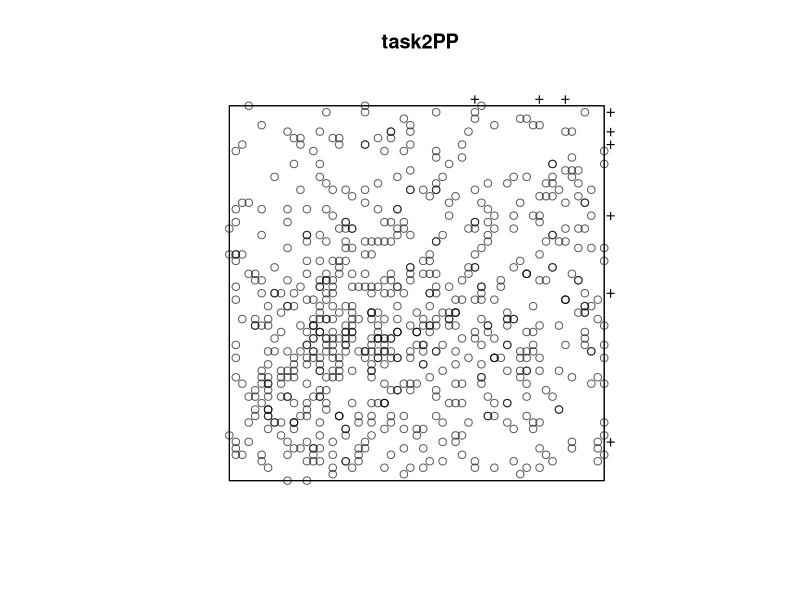
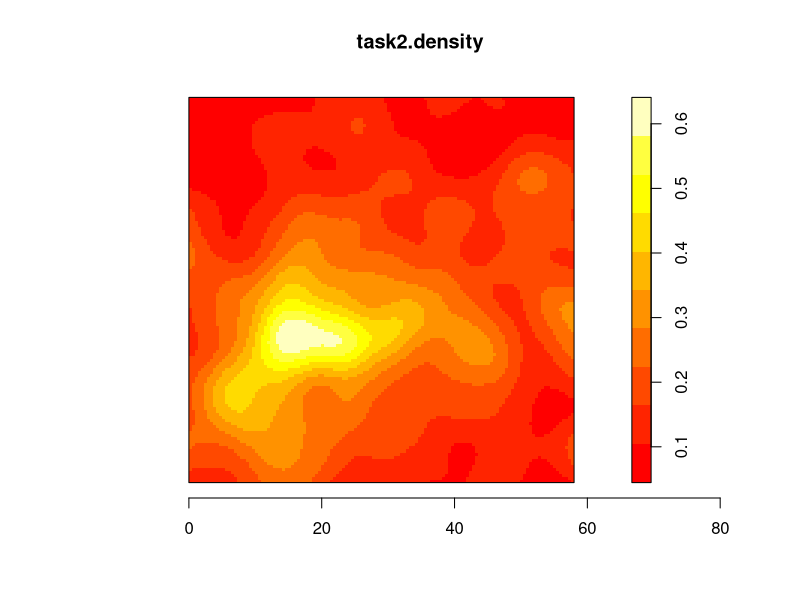

The R source for these figures, in order:
#Rename CSV so it can be accessed easily 
data<-read.csv("all_task_locs.csv")

#Select a task to start with 
task2<-subset(data, data$task==2)

#Create point pattern object for the data
library(spatstat)
task2PP<-ppp(task2$x, task2$y, c(0,58), c(0,58))
plot(task2PP)

#Kernel Density of point pattern 
bw=3
task2.density<-density(task2PP, sigma=bw)
plot(task2.density, col=heat.colors(10))
axis(1)

#Create grid to run simulations in 
uniformgrid<-rsyst(win=c(0,58,0,58), dx=1, dy=1)

#Establishing some matrices, variables, etc.
num.sims<-1000
cutoff<-0.95*num.sims
simulations<-vector("list", num.sims)
max.values<-vector("numeric", num.sims)


#Loop to remove random points and simulate new kernel density grids with 23 points 100 times
#storing each simulation point pattern/kernel map, as well as max value from each density function
for(i in 1:num.sims) {
  remove<-sample(1:59**2, 23) #number of points to remove from grid
  simulations[[i]]<-density(subset.ppp(uniformgrid, remove),bw)
  max.values[[i]]<-max(simulations[[i]])
}

#Matrix that mimics actual environment grid to place results into
locations<-matrix(nrow=59, ncol=59)

#Loop to put sorted 95% confidence values for each location for all the simulations into locations matrix
for(x in 1:59) {
  for(y in 1:59) {
    location.values<-vector("numeric", num.sims) 
    for(i in 1:num.sims) {
      location.values[[i]]<-simulations[[i]]$v[x,y]
    }      
    sorted.values<-sort(location.values)
    locations[x,y]<-sorted.values[cutoff]
  }
}

#Matrix that will define differences between simulations and empirical data
hotspots<-matrix(0,nrow=59, ncol=59)

#Loop to differentiate high test values from simulated data in each location to find "significant" areas of evolution
for(x in 1:59) {
  for(y in 1:59) {
    if(locations[x,y]<task2.density$v[x,y]) {
      hotspots[x,y]<-1
      }
    }  
}
